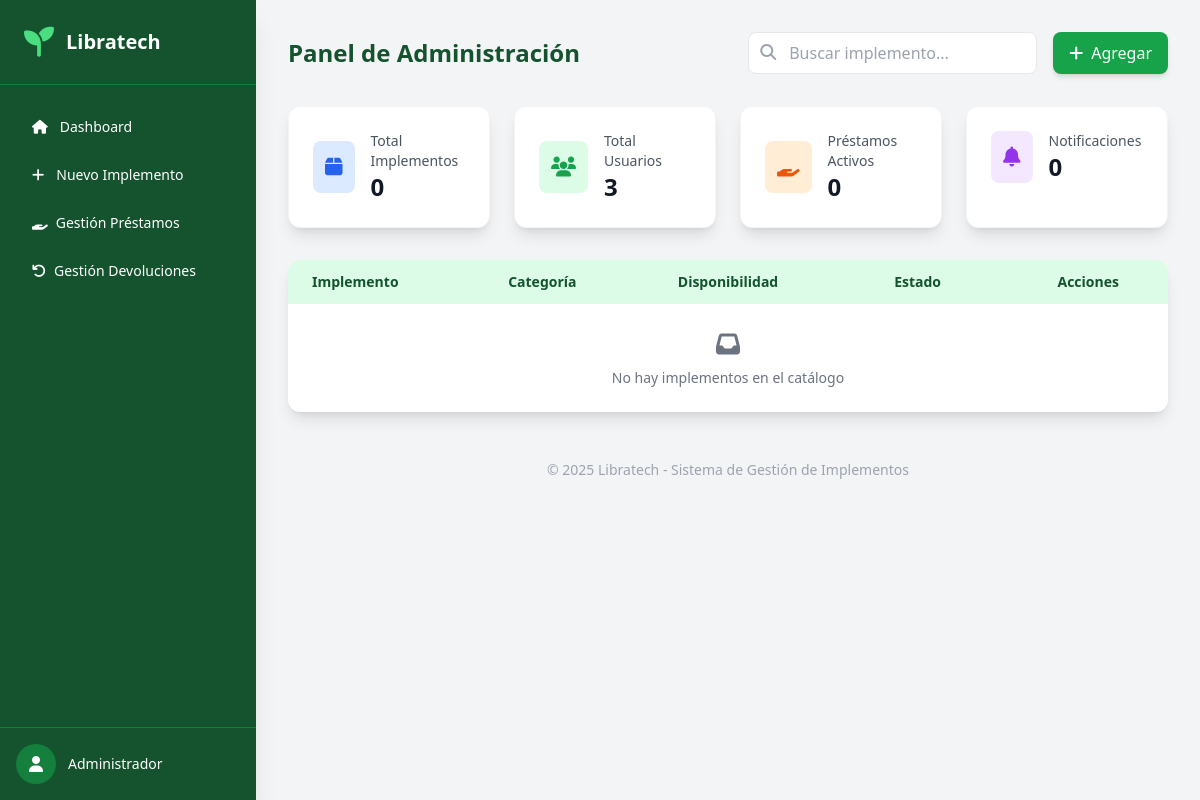
The page /admin/ (signed in) on the database as committed earlier.
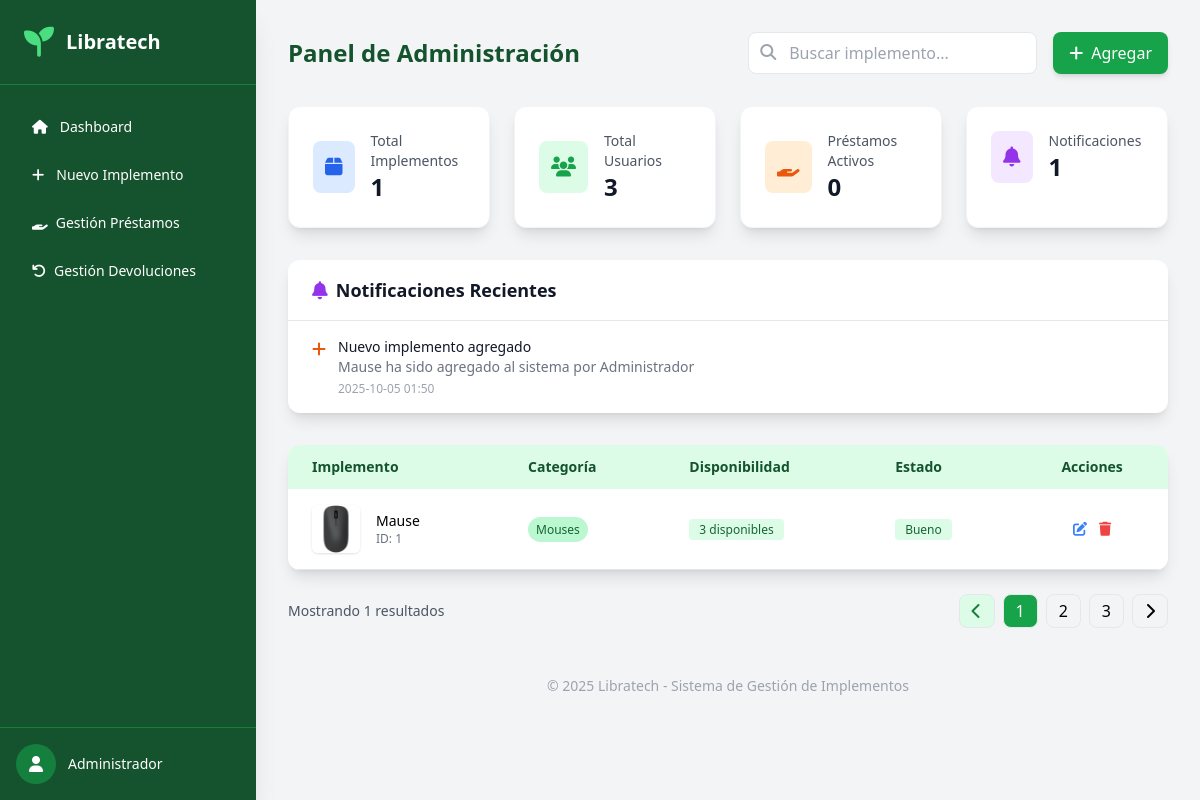
The same page on the database as committed later.
### tables this page shows
CREATE TABLE notificaciones (
                id INTEGER PRIMARY KEY AUTOINCREMENT,
                tipo TEXT NOT NULL CHECK(tipo IN ('prestamo_individual', 'prestamo_multiple', 'devolucion', 'implemento_nuevo')),
                titulo TEXT NOT NULL,
                mensaje TEXT NOT NULL,
                fk_usuario INTEGER,
                fk_prestamo INTEGER,
                leida BOOLEAN DEFAULT 0,
                fecha_creacion TIMESTAMP DEFAULT CURRENT_TIMESTAMP,
                FOREIGN KEY (fk_usuario) REFERENCES usuarios(id),
                FOREIGN KEY (fk_prestamo) REFERENCES prestamos(id)
            );

CREATE TABLE implementos (
                id INTEGER PRIMARY KEY AUTOINCREMENT,
                implemento TEXT NOT NULL,
                descripcion TEXT NOT NULL,
                disponibilidad INTEGER NOT NULL DEFAULT 0,
                categoria TEXT,
                imagen_url TEXT,
                estado TEXT DEFAULT 'Bueno' CHECK(estado IN ('Bueno', 'Desgaste notable', 'Dañado')),
                fecha_creacion TIMESTAMP DEFAULT CURRENT_TIMESTAMP,
                fecha_actualizacion TIMESTAMP DEFAULT CURRENT_TIMESTAMP
            );

### routes/admin.py (the view)
@admin_bp.route('/')
@admin_bp.route('/')
@login_required
def admin():
    if not is_admin():
        flash('No tienes permisos para acceder a esta página', 'error')
        return redirect('/')
    conn = get_db_connection()
    total_implementos = conn.execute('SELECT COUNT(*) as count FROM implementos').fetchone()['count']
    total_usuarios = conn.execute('SELECT COUNT(*) as count FROM usuarios').fetchone()['count']
    total_prestamos = conn.execute('SELECT COUNT(*) as count FROM prestamos').fetchone()['count']
    prestamos_activos = conn.execute('SELECT COUNT(*) as count FROM prestamos WHERE fecha_devolucion IS NULL').fetchone()['count']
    implementos = conn.execute('SELECT * FROM implementos ORDER BY fecha_creacion DESC LIMIT 5').fetchall()
    notificaciones = conn.execute('''
        SELECT n.*, u.nombre as usuario_nombre
        FROM notificaciones n
        LEFT JOIN usuarios u ON n.fk_usuario = u.id
        WHERE n.leida = 0
        ORDER BY n.fecha_creacion DESC
        LIMIT 10
    ''').fetchall()
    conn.close()
    return render_template('admin/panel_administrador.html',
                    total_implementos=total_implementos,
                    total_usuarios=total_usuarios,
                    total_prestamos=total_prestamos,
                    prestamos_activos=prestamos_activos,
                    implementos=implementos,
                    notificaciones=notificaciones)

### app.py (called while the page is built)
@app.context_processor
def inject_user():
    return dict(
        current_user={
            'id': session.get('user_id'),
            'nombre': session.get('user_nombre'),
            'email': session.get('user_email'),
            'rol': session.get('rol'),
            'is_authenticated': 'user_id' in session
        }
    )

### routes/admin.py (called while the page is built)
def is_admin():
    return session.get('user_email') == 'Eduard@gmail.com' or session.get('rol') == 'admin'

### routes/login.py (called while the page is built)
def login_required(view):
    from functools import wraps
    @wraps(view)
    def wrapped_view(*args, **kwargs):
        if 'user_id' not in session:
            flash('Por favor, inicie sesión para acceder a esta página', 'error')
            return redirect(url_for('login.login'))
        return view(*args, **kwargs)
    return wrapped_view

### utils/db.py (called while the page is built)
def get_db_connection():
    conn = sqlite3.connect('models/database.db')
    conn.row_factory = sqlite3.Row
    return conn

### templates/admin/panel_administrador.html (shortened to what the changed rows need)
<!DOCTYPE html>
<html lang="es">
<head>
  <script src="https://cdn.tailwindcss.com"></script>
  <link rel="stylesheet" href="https://cdnjs.cloudflare.com/ajax/libs/font-awesome/6.4.0/css/all.min.css">
</head>
<body class="bg-gray-100 flex min-h-screen">
  <aside class="w-64 bg-green-900 text-white flex flex-col fixed h-full shadow-xl">
    <div class="p-6 flex items-center space-x-3 border-b border-green-700">
      <h2 class="text-xl font-bold">Libratech</h2>
    </div>
  </aside>
  <main class="flex-1 ml-64 p-8">
    <div class="flex justify-between items-center mb-8">
      <h1 class="text-2xl font-bold text-green-900">Panel de Administración</h1>
    </div>
    <div class="grid grid-cols-1 md:grid-cols-4 gap-6 mb-8">
        <div class="bg-white p-6 rounded-xl shadow-lg border border-gray-100">
            <div class="flex items-center">
                <div class="ml-4">
                    <p class="text-sm font-medium text-gray-600">Total Implementos</p>
                    <p class="text-2xl font-bold text-gray-900">{{ total_implementos }}</p>
                </div>
            </div>
        </div>
        <div class="bg-white p-6 rounded-xl shadow-lg border border-gray-100">
            <div class="flex items-center">
                <div class="ml-4">
                    <p class="text-sm font-medium text-gray-600">Notificaciones</p>
                    <p class="text-2xl font-bold text-gray-900">{{ notificaciones|length }}</p>
                </div>
            </div>
        </div>
    </div>
    {% if notificaciones %}
    <div class="bg-white rounded-xl shadow-lg mb-8">
        <div class="px-6 py-4 border-b border-gray-200">
            <h2 class="text-lg font-semibold text-gray-900 flex items-center">
                <i class="fas fa-bell mr-2 text-purple-600"></i>
                Notificaciones Recientes
            </h2>
        </div>
        <div class="divide-y divide-gray-200">
            {% for notificacion in notificaciones[:5] %}
            <div class="px-6 py-4 hover:bg-gray-50 transition">
                <div class="flex items-start space-x-3">
                    <div class="flex-shrink-0">
                        {% if notificacion.tipo == 'prestamo_individual' %}
                            <i class="fas fa-user text-green-600"></i>
                        {% elif notificacion.tipo == 'prestamo_multiple' %}
                            <i class="fas fa-users text-purple-600"></i>
                        {% elif notificacion.tipo == 'devolucion' %}
                            <i class="fas fa-undo text-blue-600"></i>
                        {% elif notificacion.tipo == 'implemento_nuevo' %}
                            <i class="fas fa-plus text-orange-600"></i>
                        {% else %}
                            <i class="fas fa-info-circle text-gray-600"></i>
                        {% endif %}
                    </div>
                    <div class="flex-1 min-w-0">
                        <p class="text-sm font-medium text-gray-900">{{ notificacion.titulo }}</p>
                        <p class="text-sm text-gray-500">{{ notificacion.mensaje }}</p>
                        <p class="text-xs text-gray-400 mt-1">{{ notificacion.fecha_creacion[:16] }}</p>
                    </div>
                </div>
            </div>
            {% endfor %}
        </div>
    </div>
    {% endif %}
    <div class="bg-white rounded-xl shadow-lg overflow-hidden">
      <table class="w-full text-sm">
        <thead class="bg-green-100 text-green-900">
          <tr>
            <th class="px-6 py-3 text-left">Implemento</th>
            <th class="px-6 py-3 text-left">Categoría</th>
            <th class="px-6 py-3 text-left">Disponibilidad</th>
            <th class="px-6 py-3 text-left">Estado</th>
            <th class="px-6 py-3 text-center">Acciones</th>
          </tr>
        </thead>
        <tbody>
          {% for implemento in implementos %}
          <tr class="border-b hover:bg-green-50 transition">
            <td class="px-6 py-4 flex items-center">
              {% if implemento['imagen_url'] %}
              <img src="{{ url_for('static', filename='uploads/' + implemento['imagen_url']) }}" alt="{{ implemento['implemento'] }}" class="w-12 h-12 rounded-md object-cover mr-4 shadow">
              {% else %}
              <div class="w-12 h-12 rounded-md bg-gray-100 flex items-center justify-center mr-4">
                <i class="fas fa-box text-gray-400"></i>
              </div>
              {% endif %}
              <div>
                <p class="font-medium">{{ implemento['implemento'] }}</p>
                <p class="text-xs text-gray-500">ID: {{ implemento['id'] }}</p>
              </div>
            </td>
            <td class="px-6 py-4">
              <span class="px-2 py-1 bg-green-200 text-green-800 text-xs font-medium rounded-full capitalize">
                {{ implemento['categoria'] }}
              </span>
            </td>
            <td class="px-6 py-4">
              {% if implemento['disponibilidad'] > 0 %}
              <span class="bg-green-100 text-green-800 text-xs font-medium px-2.5 py-0.5 rounded">
                {{ implemento['disponibilidad'] }} disponibles
              </span>
              {% else %}
              <span class="bg-red-100 text-red-800 text-xs font-medium px-2.5 py-0.5 rounded">
                Agotado
              </span>
              {% endif %}
            </td>
            <td class="px-6 py-4">
              {% if implemento['estado'] == 'Bueno' %}
                <span class="bg-green-100 text-green-800 text-xs font-medium px-2.5 py-0.5 rounded">Bueno</span>
              {% elif implemento['estado'] == 'Desgaste notable' %}
                <span class="bg-yellow-100 text-yellow-800 text-xs font-medium px-2.5 py-0.5 rounded">Desgaste notable</span>
              {% elif implemento['estado'] == 'Dañado' %}
                <span class="bg-red-100 text-red-800 text-xs font-medium px-2.5 py-0.5 rounded">Dañado</span>
              {% else %}
                <span class="bg-gray-100 text-gray-800 text-xs font-medium px-2.5 py-0.5 rounded">{{ implemento['estado'] }}</span>
              {% endif %}
            </td>
            <td class="px-6 py-4">
              <div class="flex justify-center space-x-3">
                <a href="{{ url_for('admin.editar_implemento', id=implemento['id']) }}" class="text-blue-500 hover:text-blue-700">
                  <i class="fas fa-edit"></i>
                </a>
                <form action="{{ url_for('admin.eliminar_implemento', id=implemento['id']) }}" method="POST" onsubmit="return confirm('¿Está seguro de que desea eliminar este implemento?');">
                  <button type="submit" class="text-red-500 hover:text-red-700">
                    <i class="fas fa-trash"></i>
                  </button>
                </form>
              </div>
            </td>
          </tr>
          {% else %}
          <tr>
            <td colspan="5" class="px-6 py-6 text-center text-gray-500">
              <i class="fas fa-inbox text-2xl mb-2"></i>
              <p>No hay implementos en el catálogo</p>
            </td>
          </tr>
          {% endfor %}
        </tbody>
      </table>
    </div>
    {% if implementos %}
    <div class="flex justify-between items-center mt-6">
      <p class="text-gray-600 text-sm">Mostrando {{ implementos|length }} resultados</p>
      <div class="flex space-x-2">
        <button class="px-3 py-1 border rounded-lg bg-green-100 text-green-700">
          <i class="fas fa-chevron-left"></i>
        </button>
        <button class="px-3 py-1 border rounded-lg bg-green-600 text-white">1</button>
        <button class="px-3 py-1 border rounded-lg hover:bg-green-50">2</button>
        <button class="px-3 py-1 border rounded-lg hover:bg-green-50">3</button>
        <button class="px-3 py-1 border rounded-lg hover:bg-green-50">
          <i class="fas fa-chevron-right"></i>
        </button>
      </div>
    </div>
    {% endif %}
  </main>
</body>
</html>

Rows that differ between the two databases and show on the page:
added notificaciones: tipo "implemento_nuevo" (drawn), titulo "Nuevo implemento agregado", mensaje "Mause ha sido agregado al sistema por Administrador", fecha_creacion "2025-10-05 01:50"
added implementos: imagen_url (picture), implemento "Mause", id "1", categoria "Mouses", disponibilidad "3", estado "Bueno"
Other text that changed with them:
{{ total_implementos }}: "0" → "1"
{{ notificaciones|length }}: "0" → "1"
{{ implementos|length }}: (not shown) → "1"
text no longer shown: "No hay implementos en el catálogo"
text now shown: "Notificaciones Recientes Mostrando resultados 1 2 3"
